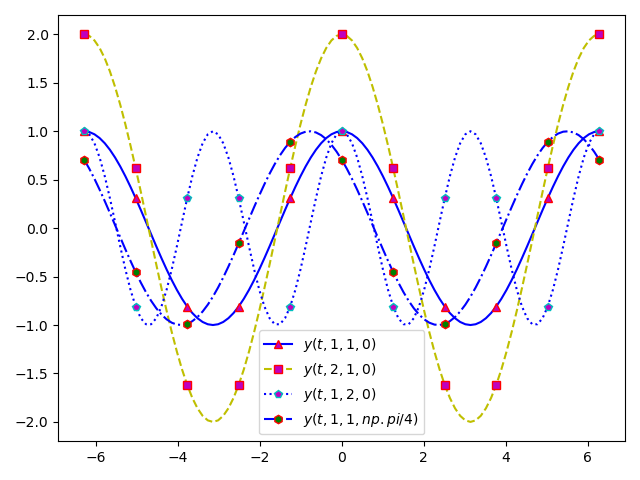

The script that saved this image:
#!/usr/bin/env python3
# -*- coding: utf-8 -*-
"""
[sinusoidal.py]
[Tyler Klimas]
[9-19-21]

I understand and have adhered to all the tenets of the Duke Community Standard 
in creating this code.
Signed: [TK206]
"""

import numpy as np
import matplotlib.pyplot as plt
def y(t, A, omega, phi):
    val = A*np.cos(omega*t + phi)
    return val
t = np.linspace(-2*np.pi, 2*np.pi, 101)
x1 = y(t, 1, 1, 0)
x2 = y(t, 2, 1, 0)
x3 = y(t, 1, 2, 0)
x4 = y(t, 1, 1, np.pi/4)

fig = plt.figure(num=1, clear=True)
ax = fig.add_subplot(1, 1, 1)

ax.plot(t, x1, 'b^-', markevery=10, mec='r', mfc='m', label= '$y(t, 1, 1, 0)$')
ax.plot(t, x2, 'ys--', markeredgecolor='r', markerfacecolor='m', markevery=10, label= '$y(t, 2, 1, 0)$')
ax.plot(t, x3, 'bp:', mec='c', mfc='m', markevery=10, label = '$y(t, 1, 2, 0)$')
ax.plot(t, x4, 'bh-.', mec='r', mfc='g', markevery=10, label = '$y(t, 1, 1, \pi/4)$')
plt.legend(loc='best')
plt.show
fig.tight_layout()
fig.savefig('cosine_plot.png')    
    